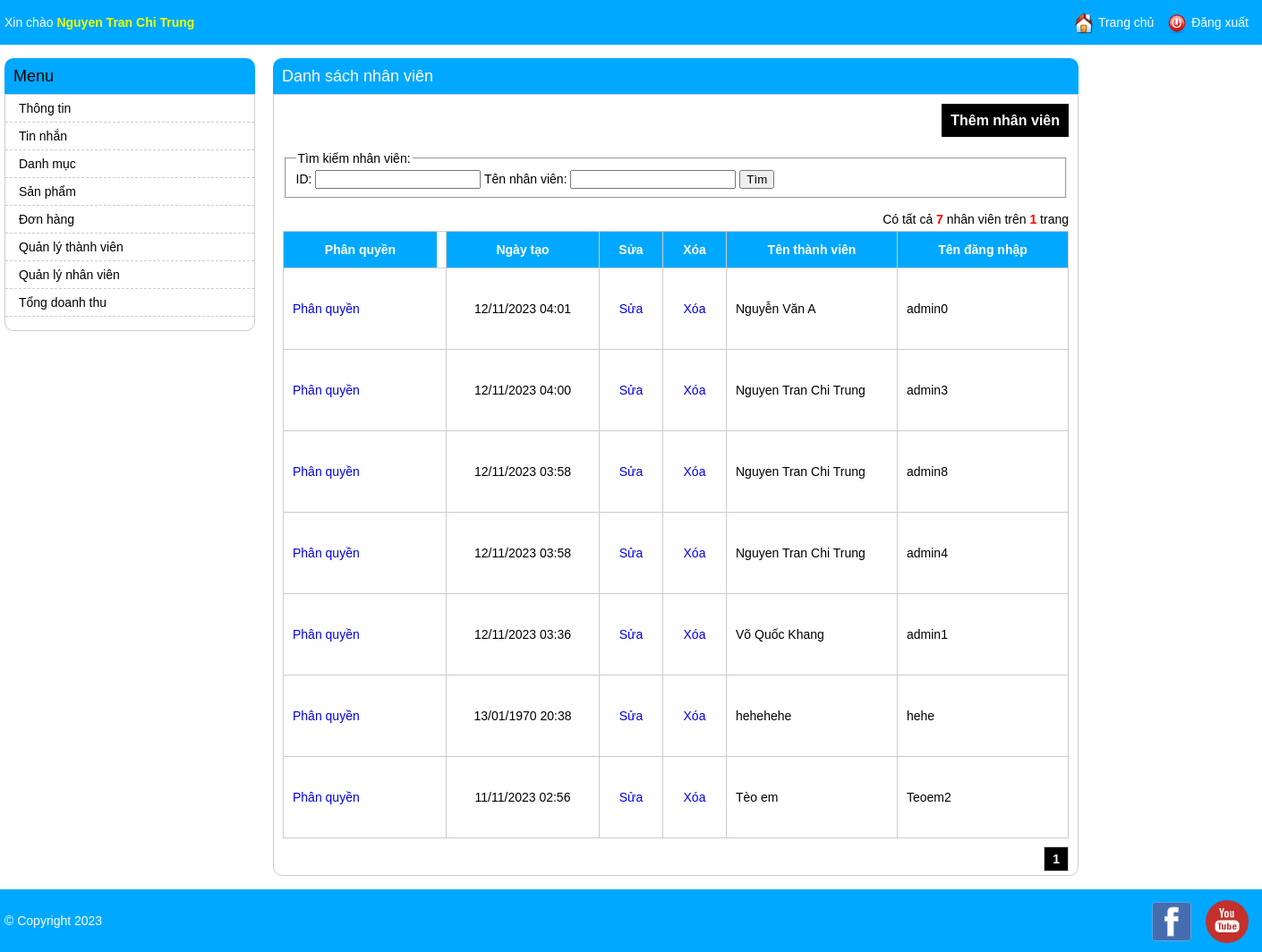
The page /admin/user_listing.php (signed in) on the database its author committed.
### tables this page shows
CREATE TABLE `user` (
  `id` int(11) NOT NULL,
  `username` varchar(100) NOT NULL,
  `fullname` varchar(100) NOT NULL,
  `password` varchar(100) NOT NULL,
  `created_time` int(11) NOT NULL,
  `last_updated` int(12) NOT NULL,
  `phone` varchar(11) NOT NULL
);

### admin/user_listing.php (the view, shortened to what this page needs)
<?php
include 'header.php';
$config_name = "user";
$config_title = "nhân viên";
if (!empty($_SESSION['current_user'])) {
	$where = "id != ". $_SESSION['current_user']['id'];
	$item_per_page = (!empty($_GET['per_page'])) ? $_GET['per_page'] : 10;
	$current_page = (!empty($_GET['page'])) ? $_GET['page'] : 1;
	$offset = ($current_page - 1) * $item_per_page;
	if(!empty($where)){
		$totalRecords = mysqli_query($con, "SELECT * FROM `user` where (".$where.")");
	}else{
		$totalRecords = mysqli_query($con, "SELECT * FROM `user`");
	}
	$totalRecords = $totalRecords->num_rows;
	$totalPages = ceil($totalRecords / $item_per_page);
	if(!empty($where)){
		$products = mysqli_query($con, "SELECT * FROM `user` where (".$where.") ORDER BY `id` DESC LIMIT " . $item_per_page . " OFFSET " . $offset);
	}else{
		$products = mysqli_query($con, "SELECT * FROM `user` ORDER BY `id` DESC LIMIT " . $item_per_page . " OFFSET " . $offset);
	}
	?>
<div  class="main-content">
    <h1>Danh sách <?=$config_title?></h1>
    <div class="listing-items">
        <div class="buttons">
            <a href="./<?=$config_name?>_editing.php">Thêm <?=$config_title?></a>
        </div>
        <div class="listing-search">
            <form id="<?=$config_name?>-search-form" action="<?=$config_name?>_listing.php?action=search" method="POST">
                <fieldset>
                    <legend>Tìm kiếm <?=$config_title?>:</legend>
                    ID: <input type="text" name="id" value="<?=!empty($id)?$id:""?>" />
                    Tên <?=$config_title?>: <input type="text" name="username" value="<?=!empty($username)?$username:""?>" />
                    <input type="submit" value="Tìm" />
                </fieldset>
            </form>
        </div>
        <div class="total-items">
            <span>Có tất cả <strong><?=$totalRecords?></strong> <?=$config_title?> trên
                <strong><?=$totalPages?></strong> trang</span>
        </div>
        <ul>
            <li class="listing-item-heading">
                <div class="listing-prop listing-name">Tên đăng nhập</div>
                <div class="listing-prop listing-name">Tên thành viên</div>
                <div class="listing-prop listing-phone">Phân quyền</div>
                <div class="listing-prop listing-button">
                    Xóa
                </div>
                <div class="listing-prop listing-button">
                    Sửa
                </div>
                <div class="listing-prop listing-time">Ngày tạo</div>
            </li>
            <?php
				while ($row = mysqli_fetch_array($products)) {
					?>
            <li>
                         <div class="listing-prop listing-name"><?= $row['username'] ?></div>
						<div class="listing-prop listing-name"><?= $row['fullname'] ?></div>
						<div class="listing-prop listing-button">
							<a href="./<?=$config_name?>_delete.php?id=<?= $row['id'] ?>">Xóa</a>
						</div>
						<div class="listing-prop listing-button">
							<a href="./<?=$config_name?>_editing.php?id=<?= $row['id'] ?>">Sửa</a>
						</div>
						<div class="listing-prop listing-phone">
							<a href="./<?=$config_name?>_privilege.php?id=<?= $row['id'] ?>">Phân quyền</a>
						</div>
						<div class="listing-prop listing-time"><?= date('d/m/Y H:i', $row['created_time']) ?></div>
            </li>
            <?php } ?>
        </ul>
        <?php
			include './pagination.php';
			?>
    </div>
</div>
<?php
}
include './footer.php';
?>

### css/admin_style.css (style rules this page uses)
body { font-family: arial; padding: 0; margin: 0; font-size: 14px; }
h1 { text-align: center; }
.listing-items { padding: 10px; border: 1px solid #ccc; border-radius: 0 0 10px 10px; }
.listing-items ul { padding: 0; margin: 0; }
.listing-prop { float: right; border-left: 1px solid #ccc; line-height: 90px; padding: 0 10px; }
.listing-fullname, .listing-username, .listing-name { padding-left: 10px; border-right: 0; width: 170px; max-height: 90px; overflow: hidden; }
.listing-button { float: right; border-left: 1px solid #ccc; border-right: 0; padding: 0 10px; width: 50px; text-align: center; }
.listing-items ul li { list-style: none; border: 1px solid #ccc; border-top: 0; border-left: 0; }
.listing-items ul li:first-child { border-top: 1px solid #ccc; }
.listing-time { width: 150px; text-align: center; }
.listing-item-heading { text-align: center; font-weight: bold; }
.listing-item-heading .listing-prop { height: 40px; line-height: 40px; background: rgb(0, 168, 255); color: #FFF; }
.buttons { text-align: right; font-weight: bold; font-size: 16px; margin-bottom: 15px; line-height: 38px; }
.buttons a { color: #FFF; padding: 10px; background: #000; }
a { text-decoration: none; }
.main-content { float: left; width: 900px; margin-left: 20px; }
.main-content h1 { margin: 0; text-align: left; background: rgb(0, 168, 255); color: #fff; font-size: 18px; font-weight: normal; line-height: 40px; border-radius: 10px 10px 0 0; padding: 0 10px; }
.listing-search { margin-bottom: 15px; }
.total-items { margin-bottom: 5px; text-align: right; }
.total-items strong { color: red; }
.listing-phone { float: left; width: 151px; }

### rows shown on the page
user: username "admin0", fullname "Nguyễn Văn A", created_time "12/11/2023 04:01"
user: username "admin3", fullname "Nguyen Tran Chi Trung", created_time "12/11/2023 04:00"
user: username "admin8", fullname "Nguyen Tran Chi Trung", created_time "12/11/2023 03:58"
user: username "admin4", fullname "Nguyen Tran Chi Trung", created_time "12/11/2023 03:58"
user: username "admin1", fullname "Võ Quốc Khang", created_time "12/11/2023 03:36"
user: username "hehe", fullname "hehehehe", created_time "13/01/1970 20:38"
user: username "Teoem2", fullname "Tèo em", created_time "11/11/2023 02:56"

### other values the page prints
$user['fullname'] "Nguyen Tran Chi Trung"
$config_title "nhân viên"
$totalRecords "7"
$totalPages "1"
